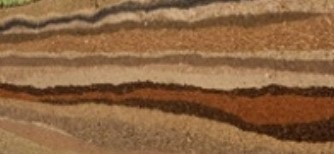
%> input picture homework1/GeoHamed1.jpg, 334 x 154 px
$ octave photMatrix.m   (GNU Octave 9; MATLAB toolbox functions it lacks are replaced by stand-ins)
%> lines starting %> are read from the running program, lines starting %| are printed output that depends on the picture
I=imread('GeoHamed1.jpg');
%> I is the input picture: size 154x334x3 uint8; mean R, G, B 139.9, 100.6, 65.8
velp=rgb2gray(I);
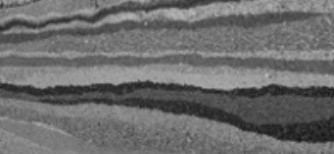
%> velp: size 154x334 uint8; min 19, max 185, mean 108.4
figure,imshow((velp));
title('Gray Image')
vel=6000*im2double(velp)
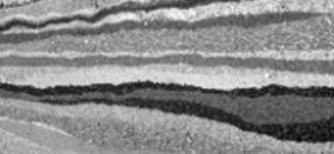
%> vel: size 154x334 double; min 447.1, max 4352.9, mean 2550.1; drawn with min black and max white
% vel=(vel*400000)
 vel=round(vel,-1)
 save('hamed.mat','vel')

$ run again, with homework1/GeoHamed.jpg copied over homework1/GeoHamed1.jpg
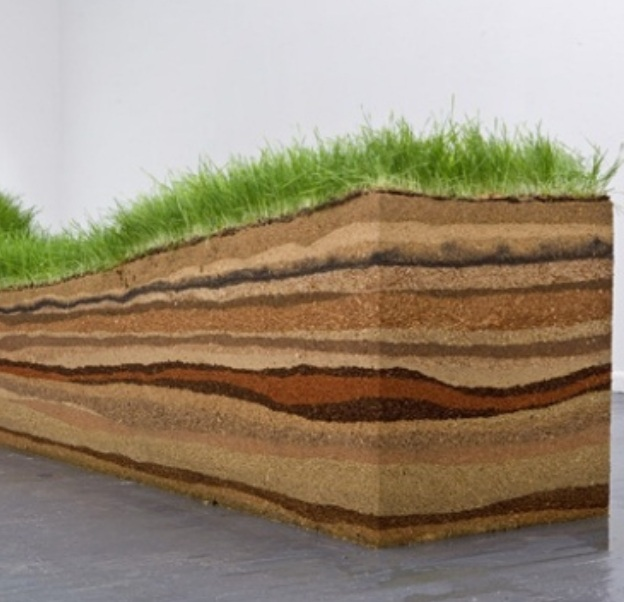
%> input picture homework1/GeoHamed.jpg, 624 x 602 px
%> I is the input picture: size 602x624x3 uint8; mean R, G, B 153.3, 138.1, 116.4
%> `velp=rgb2gray(I);`:
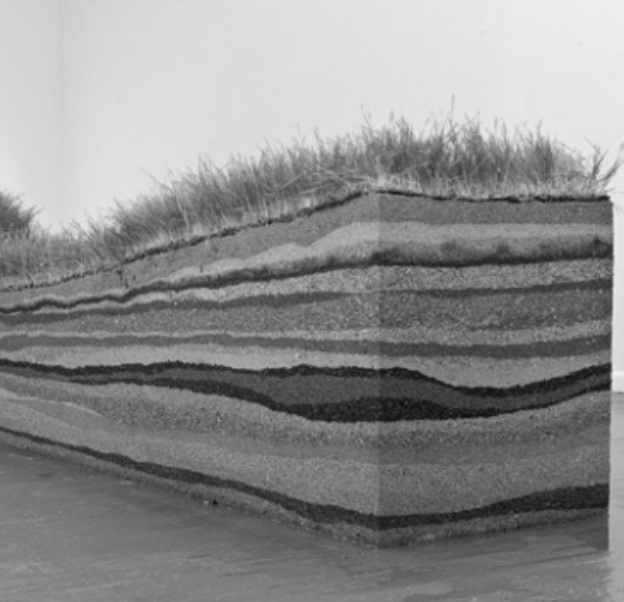
%> velp: size 602x624 uint8; min 13, max 242, mean 140.2
